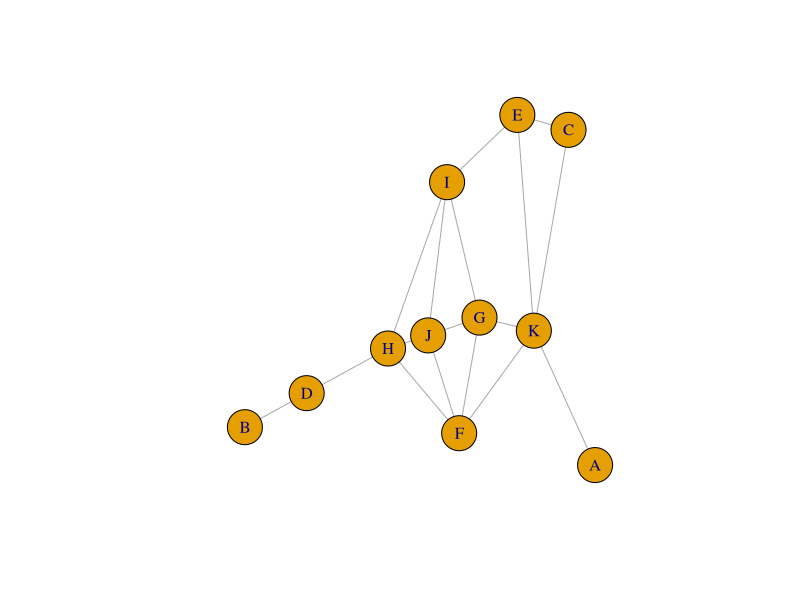
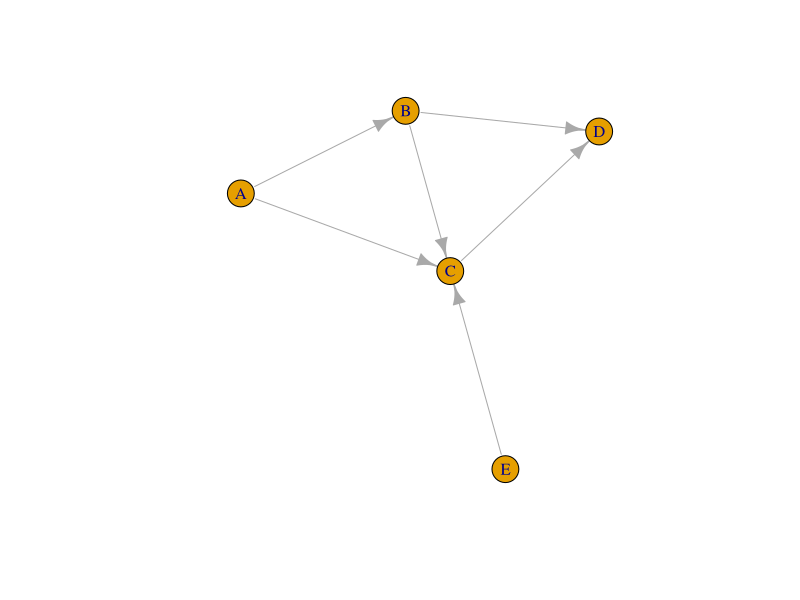

The R script that drew these images, in order:
## ---- chunk 1
knitr::opts_chunk$set(
  collapse = TRUE,
  comment = "#>"
)
## ---- chunk 2
library(igraph)
## ---- chunk 3
el <- matrix(
  c(
    "A", "B", "C", "C", "D", "E", "E", "F", "F", "F", "F", "G", "G", "G", "H",
    "H", "I", "K", "D", "E", "K", "H", "I", "K", "G", "H", "J", "K", "I", "J",
    "K", "I", "J", "J"
  ),
  nrow = 17L,
  ncol = 2L
)

g <- graph_from_edgelist(el, directed = FALSE)
plot(
  g,
  vertex.label = V(g)$name,
  vertex.size = 20
)
## ---- chunk 4
degree(g)
## ---- chunk 5
betweenness(g)
## ---- chunk 6
closeness(g)
## ---- chunk 7
eigen_centrality(g)$vector
## ---- chunk 8
subgraph_centrality(g)
## ---- chunk 9
g <- make_full_graph(5, directed = FALSE)
E(g)$weight <- 1:10
## ---- chunk 10
strength(g)
## ---- chunk 11
# Automatically using weights
betweenness(g)

# Explicitly providing weights attribute
betweenness(g, weights = E(g)$weight)

# Explicitly providing weights if the weights are not costs
betweenness(g, weights = 1 / E(g)$weight)

# Supplying a different vector of weights
betweenness(g, weights = 1:10)
## ---- chunk 12

eigen_centrality(g)$vector
eigen_centrality(g, weights = E(g)$weight)$vector
## ---- chunk 13
g <- graph_from_literal(A -+ B -+ C -+ D, A -+ C, B -+ D, E -+ C)
plot(g)
## ---- chunk 14
degree(g, mode = "in")
degree(g, mode = "out")
closeness(g, mode = "in")
closeness(g, mode = "out")
## ---- chunk 15
betweenness(g, directed = TRUE)
## ---- chunk 16
page_rank(g)$vector
## ---- chunk 17
authority_score(g)$vector
hub_score(g)$vector
